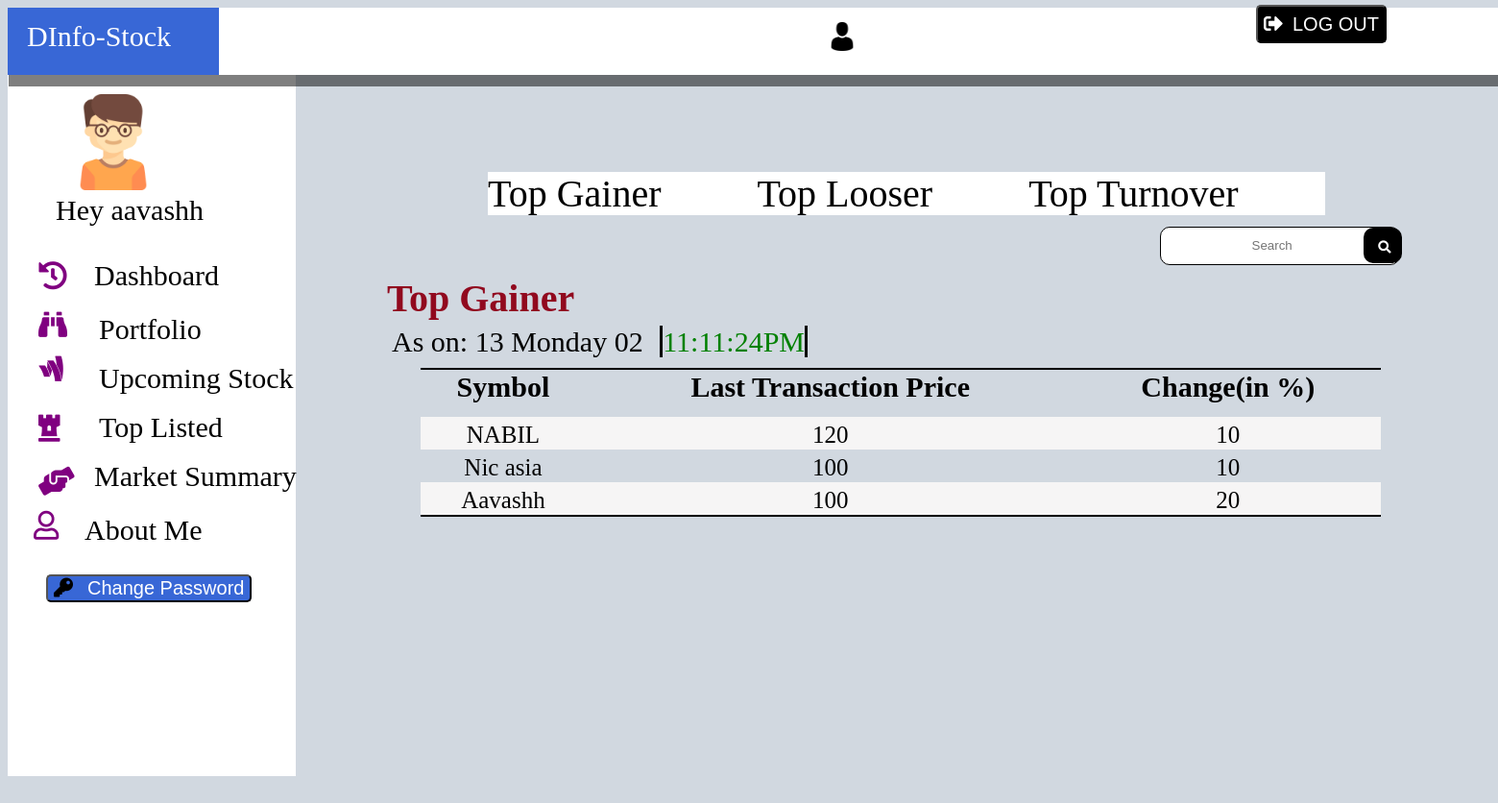
Page /project/topgainer.php (signed in) on the committed database.
### tables this page shows
CREATE TABLE `top_gainer` (
  `id` int(11) NOT NULL,
  `symbol` varchar(100) NOT NULL,
  `ltp` int(50) NOT NULL,
  `change` int(50) NOT NULL
);

### project/topgainer.php (the view, shortened to what this page needs)
<?php
include("database.php");
include("main.php");
$where = '';
$sql= "SELECT * FROM `top_gainer` $where";
$results = mysqli_query($conn, $sql);
?>
<!DOCTYPE html>
<html lang="en">
<head>
      <link href="css/top.css" rel="stylesheet">
</head>
<body>
<div class="part-two">
            <a class="subparttwo" href="topgainer.php">  Top Gainer</a>
            </div>
            <div class="part-two">
            <a class="subparttwo" href="toplooser.php">  Top Looser</a>
            </div>
            <div class="part-two">
            <a class="subparttwo" href="topturnover.php">Top Turnover</a>
            </div>
            <form action="topgainer.php" method="POST">
<input type="search" name="submit" placeholder="Search ">
<button class="btn2" name="search"><i class="fas fa-search"></i></button>
      </form>
      <div id="head">
    <h1>Top Gainer</h1>
    <span id='date'>As on:
    <?php
    echo date('d l m')."&nbsp";
   echo "<span id='date-two'>".date("h:i:sA")."</span>";
?>
</span>
   <table>
    <tr>
    <th>Symbol</th>
    <th>Last Transaction Price</th>
    <th>Change(in %)</th>
    </tr>
 <?php
   while($rows= mysqli_fetch_assoc($results)){
?>
    <tr>
    <td><?php echo $rows['symbol']?></td>
    <td><?php echo $rows['ltp']?></td>
    <td><?php echo $rows['change']?></td>
    </tr>
    <?php
   }
   ?>
   </table>
   </div>
</body>
</html>

### project/css/main.css (style rules this page uses)
body { background-color: #d1d8e0; overflow: visible; }
a { text-decoration: none; }

### project/css/top.css (style rules this page uses)
.part-two { background-color: white; width: 100%; display: inline; font-size: 40px; padding-right: 90px; position: relative; top:-630px; left:500px; cursor: pointer; text-decoration: none; }
.subparttwo { text-decoration: none; color:black; }
input { border:1px solid black; border-radius: 10px; position: relative; top:-620px; left: 1200px; height: 40px; width: 250px; outline: none; text-align: center; }
.btn2 { position: relative; top:-618px; left: 1158px; border: none; background-color:black; height: 37px; width: 40px; border-radius: 10px; padding-top: 5px; }
.fa-search { color:white; position: relative; left:2px; }
#head { position: relative; top:-600px; left:500px; }
h1 { position: relative; top:-35px; left:-500px; font-size: 40px; padding-left: 395px; color:#91091e; height:50px; width: 100vw; }
#date { color:black; font-size: 30px; position:relative; top:-60px; left:-100px; }
#date-two { position: relative; left:10px; color:green; border-left: 3px solid black; border-right: 3px solid black; }
table { width: 1000px; position: relative; top:-50px; left:-70px; border-top: 2px solid black; border-bottom: 2px solid black; border-spacing: 0; }
table th { color:black; font-size: 30px; padding-bottom: 14px; }
table td { font-size: 25px; text-align: center; padding-top: 5px; }
table tr:nth-child(even) { background-color:#f6f5f5; }

### rows in the picture
top_gainer: symbol "NABIL", ltp "120", change "10"
top_gainer: symbol "Nic asia", ltp "100", change "10"
top_gainer: symbol "Aavashh", ltp "100", change "20"

### other values in the picture
$_SESSION['username'] "aavashh"
